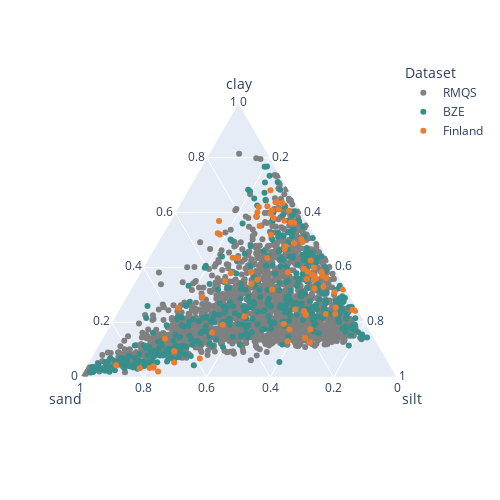

Notebook code cell kept with this figure:
### Code cell
fig = px.scatter_ternary(sample_data, a='clay', b='sand', c='silt', color='Dataset', color_discrete_map=palette, width=500, height=500)
fig.write_image(os.path.join(plots_folder, 'texture_triangle.pdf'))
fig.show()

### Figure 1 — Plotly figure (JSON) as saved in the notebook; plotly's stock layout.template omitted (floating-point values rounded to 4 significant figures; data arrays with more than 128 entries replaced by an {"elided": "..."} marker saying what was removed)
{"data": [{"a": {"elided": "1876 float values"}, "b": {"elided": "1876 float values"}, "c": {"elided": "1876 float values"}, "hovertemplate": "Dataset=RMQS<br>clay=%{a}<br>sand=%{b}<br>silt=%{c}<extra></extra>", "legendgroup": "RMQS", "marker": {"color": "gray", "symbol": "circle"}, "mode": "markers", "name": "RMQS", "showlegend": true, "subplot": "ternary", "type": "scatterternary"}, {"a": {"elided": "412 float values"}, "b": {"elided": "412 float values"}, "c": {"elided": "412 float values"}, "hovertemplate": "Dataset=BZE<br>clay=%{a}<br>sand=%{b}<br>silt=%{c}<extra></extra>", "legendgroup": "BZE", "marker": {"color": "#368F8B", "symbol": "circle"}, "mode": "markers", "name": "BZE", "showlegend": true, "subplot": "ternary", "type": "scatterternary"}, {"a": [56.3, 59.0, 35.8, 63.0, 49.3, 22.1, 58.0, 35.0, 37.9, 2.1, 68.1, 38.3, 4.4, 47.7, 46.7, 24.1, 9.6, 52.5, 52.0, 55.1, 17.5, 37.4, 43.6, 33.0, 24.7, 34.1, 62.3, 4.0, 43.0, 24.6, 13.1, 36.1, 29.3, 32.3, 60.1, 43.4, 32.0, 60.7, 12.8, 58.0, 35.5, 62.0, 25.4, 25.2, 36.9, 16.3, 32.0, 38.6, 38.4, 56.9, 36.0, 14.3, 35.5, 23.0, 56.3, 50.4, 31.0, 48.8, 17.4, 38.2, 3.4, 63.5, 60.7, 23.0, 39.5, 3.5, 37.0, 3.3, 19.1, 63.7, 22.8, 6.8, 51.9, 19.4, 5.4, 24.0, 57.0, 39.9, 61.1, 14.0, 43.0], "b": [5.345, 10.0, 10.55, 6.0, 5.11, 37.09, 9.892, 36.76, 33.48, 74.3, 5.833, 15.31, 86.35, 11.28, 12.11, 17.27, 65.47, 30.3, 29.86, 15.77, 18.56, 8.083, 30.09, 6.75, 19.8, 28.93, 9.762, 74.0, 19.0, 1.774, 27.98, 4.26, 46.79, 9.89, 13.97, 28.55, 23.41, 9.043, 21.14, 15.0, 26.35, 12.57, 6.637, 56.41, 7.723, 50.24, 1.0, 8.99, 4.523, 27.7, 7.544, 21.82, 8.5, 11.0, 4.308, 4.996, 4.202, 7.987, 25.2, 26.86, 76.34, 4.385, 3.77, 8.0, 9.64, 75.06, 5.0, 79.58, 45.47, 6.485, 17.37, 58.79, 13.84, 25.99, 67.57, 1.0, 7.0, 6.253, 6.752, 66.21, 6.0], "c": [38.3, 30.0, 53.7, 30.0, 45.6, 40.8, 32.1, 28.2, 28.7, 23.6, 26.0, 46.4, 9.2, 41.0, 41.2, 58.6, 24.9, 17.2, 18.1, 29.1, 63.9, 54.5, 26.4, 60.3, 55.5, 37.0, 28.0, 21.0, 37.0, 73.7, 59.0, 59.6, 23.9, 57.8, 25.9, 28.1, 44.6, 30.2, 66.1, 26.0, 38.2, 25.4, 68.0, 18.4, 55.4, 33.5, 67.0, 52.5, 57.1, 15.4, 56.4, 63.8, 56.0, 66.0, 39.4, 44.6, 64.8, 43.2, 57.4, 34.9, 20.3, 32.1, 35.6, 69.0, 50.8, 21.4, 58.0, 17.2, 35.5, 29.8, 59.8, 34.4, 34.3, 54.6, 27.0, 74.0, 36.0, 53.9, 32.1, 19.8, 52.0], "hovertemplate": "Dataset=Finland<br>clay=%{a}<br>sand=%{b}<br>silt=%{c}<extra></extra>", "legendgroup": "Finland", "marker": {"color": "#ec7c2d", "symbol": "circle"}, "mode": "markers", "name": "Finland", "showlegend": true, "subplot": "ternary", "type": "scatterternary"}], "layout": {"height": 500, "legend": {"title": {"text": "Dataset"}, "tracegroupgap": 0}, "margin": {"t": 60}, "ternary": {"aaxis": {"title": {"text": "clay"}}, "baxis": {"title": {"text": "sand"}}, "caxis": {"title": {"text": "silt"}}, "domain": {"x": [0, 1], "y": [0, 1]}}, "width": 500}}
